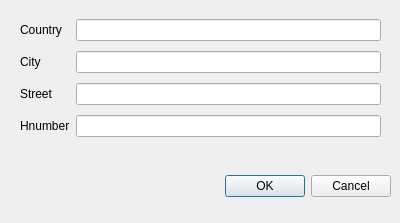
<?xml version="1.0" encoding="UTF-8"?>
<ui version="4.0">
 <class>addAddress</class>
 <widget class="QDialog" name="addAddress">
  <property name="geometry">
   <rect>
    <x>0</x>
    <y>0</y>
    <width>400</width>
    <height>223</height>
   </rect>
  </property>
  <property name="windowTitle">
   <string>Dialog</string>
  </property>
  <widget class="QDialogButtonBox" name="buttonBox">
   <property name="geometry">
    <rect>
     <x>50</x>
     <y>170</y>
     <width>341</width>
     <height>32</height>
    </rect>
   </property>
   <property name="orientation">
    <enum>Qt::Horizontal</enum>
   </property>
   <property name="standardButtons">
    <set>QDialogButtonBox::Cancel|QDialogButtonBox::Ok</set>
   </property>
  </widget>
  <widget class="QWidget" name="">
   <property name="geometry">
    <rect>
     <x>20</x>
     <y>15</y>
     <width>361</width>
     <height>128</height>
    </rect>
   </property>
   <layout class="QGridLayout" name="gridLayout">
    <item row="0" column="0">
     <widget class="QLabel" name="label_country">
      <property name="text">
       <string>Country</string>
      </property>
     </widget>
    </item>
    <item row="0" column="1">
     <widget class="QLineEdit" name="country"/>
    </item>
    <item row="1" column="0">
     <widget class="QLabel" name="label_city">
      <property name="text">
       <string>City</string>
      </property>
     </widget>
    </item>
    <item row="1" column="1">
     <widget class="QLineEdit" name="city"/>
    </item>
    <item row="2" column="0">
     <widget class="QLabel" name="label_street">
      <property name="text">
       <string>Street</string>
      </property>
     </widget>
    </item>
    <item row="2" column="1">
     <widget class="QLineEdit" name="street"/>
    </item>
    <item row="3" column="0">
     <widget class="QLabel" name="label_hNumber">
      <property name="text">
       <string>Hnumber</string>
      </property>
     </widget>
    </item>
    <item row="3" column="1">
     <widget class="QLineEdit" name="hNumber"/>
    </item>
   </layout>
  </widget>
 </widget>
 <resources/>
 <connections>
  <connection>
   <sender>buttonBox</sender>
   <signal>accepted()</signal>
   <receiver>addAddress</receiver>
   <slot>accept()</slot>
   <hints>
    <hint type="sourcelabel">
     <x>248</x>
     <y>254</y>
    </hint>
    <hint type="destinationlabel">
     <x>157</x>
     <y>274</y>
    </hint>
   </hints>
  </connection>
  <connection>
   <sender>buttonBox</sender>
   <signal>rejected()</signal>
   <receiver>addAddress</receiver>
   <slot>reject()</slot>
   <hints>
    <hint type="sourcelabel">
     <x>316</x>
     <y>260</y>
    </hint>
    <hint type="destinationlabel">
     <x>286</x>
     <y>274</y>
    </hint>
   </hints>
  </connection>
 </connections>
</ui>
